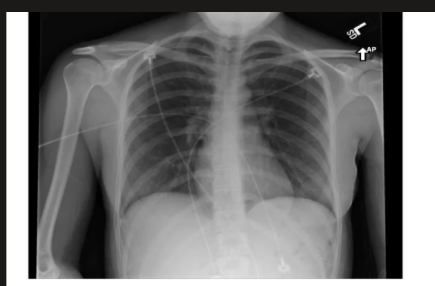
#> input picture data/raw/SCN-343DB260.png, 435 x 286 px
$ python -i modality_detector.py   (imports and definitions only)
#> lines starting #> are read from the running program, lines starting #| are printed output that depends on the picture
import cv2
import numpy as np
from PIL import Image
from typing import Tuple, Dict, Any

class ModalityDetector:
    """
    Identifies the medical image modality based on color distribution,
    aspect ratio, grayscale symmetry, circular mask presence, and anatomical texture.
    """

    @staticmethod
    def detect_modality(image_path: str) -> Tuple[str, float, Dict[str, Any]]:
#> called with image_path = '../../../data/raw/SCN-343DB260.png'
        img = cv2.imread(image_path)
#> img is the input picture: shape (286, 435, 3); mean B, G, R 113, 113, 113.1
        if img is None:
            pil_img = Image.open(image_path).convert("RGB")
            img = cv2.cvtColor(np.array(pil_img), cv2.COLOR_RGB2BGR)

        h, w = img.shape[:2]
#> h = 286; w = 435

        # 1. Color variance check (grayscale vs full color)
        b, g, r = cv2.split(img)
        color_diff = np.mean(np.abs(r.astype(float) - g.astype(float))) + np.mean(np.abs(g.astype(float) - b.astype(float)))
#> color_diff = 0.113
        is_predominantly_grayscale = color_diff < 12.0
#> is_predominantly_grayscale = True

        # 2. Retinal Fundus heuristic (Strong red channel, circular aperture / dark corners)
        gray = cv2.cvtColor(img, cv2.COLOR_BGR2GRAY)
        corner_mean = (float(np.mean(gray[:int(h*0.1), :int(w*0.1)])) +
                       float(np.mean(gray[:int(h*0.1), -int(w*0.1):])) +
                       float(np.mean(gray[-int(h*0.1):, :int(w*0.1)])) +
                       float(np.mean(gray[-int(h*0.1):, -int(w*0.1):]))) / 4.0
#> corner_mean = 148
        center_mean = float(np.mean(gray[int(h*0.3):int(h*0.7), int(w*0.3):int(w*0.7)]))
#> center_mean = 89.91

        r_mean = float(np.mean(r))
#> r_mean = 113.1
        g_mean = float(np.mean(g))
#> g_mean = 113
        b_mean = float(np.mean(b))
#> b_mean = 113

        # Check for Retinal Fundus
        if not is_predominantly_grayscale and r_mean > g_mean * 1.25 and r_mean > b_mean * 1.5:
            if corner_mean < 45.0 and center_mean > 60.0:
                return "Retinal Fundus", 0.94, {
                    "is_grayscale": False,
                    "color_diff": float(round(color_diff, 2)),
                    "red_dominance": float(round(r_mean / (b_mean + 1e-5), 2)),
                    "circular_aperture_detected": True
                }
            return "Skin Lesion", 0.88, {
                "is_grayscale": False,
                "color_diff": float(round(color_diff, 2)),
                "dermatoscopic_features": True
            }

        if not is_predominantly_grayscale:
            # Dermoscopy / Skin Lesion check
            return "Skin Lesion", 0.85, {
                "is_grayscale": False,
                "color_diff": float(round(color_diff, 2)),
                "dermatoscopic_features": True
            }

        # For Grayscale modalities: Chest X-ray, Brain MRI, Bone X-ray
        mid = w // 2
#> mid = 217
        left_half = gray[:, :mid]
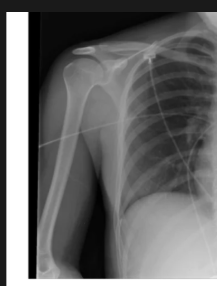
#> left_half: shape (286, 217); min 0, max 255, mean 104.6
        right_half = cv2.flip(gray[:, mid:mid*2], 1)
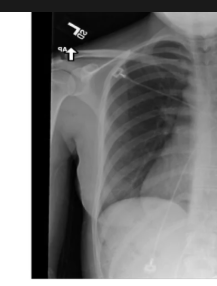
#> right_half: shape (286, 217); min 0, max 255, mean 120.9
        symmetry_diff = float(np.mean(np.abs(left_half.astype(float) - right_half[:, :left_half.shape[1]].astype(float))))
#> symmetry_diff = 40.22

        # Dark lung field detection (two low-intensity lobes separated by mediastinum)
        lung_left = float(np.mean(gray[int(h*0.2):int(h*0.7), int(w*0.15):int(w*0.35)]))
#> lung_left = 106.1
        lung_right = float(np.mean(gray[int(h*0.2):int(h*0.7), int(w*0.65):int(w*0.85)]))
#> lung_right = 98.03
        mediastinum = float(np.mean(gray[int(h*0.2):int(h*0.7), int(w*0.45):int(w*0.55)]))
#> mediastinum = 121.8

        aspect_ratio = float(w / float(h))
#> aspect_ratio = 1.52

        if corner_mean < 30.0 and center_mean > 50.0 and 0.8 <= aspect_ratio <= 1.2 and symmetry_diff < 35.0:
            # Brain MRI (Axial / Coronal scan in black background)
            return "Brain MRI", 0.91, {
                "is_grayscale": True,
                "symmetry_diff": float(round(symmetry_diff, 2)),
                "skull_contour_detected": True,
                "aspect_ratio": float(round(aspect_ratio, 2))
            }

        if mediastinum > lung_left and mediastinum > lung_right and (lung_left < 110.0 or lung_right < 110.0):
            # Typical chest radiograph pattern (dense spine/mediastinum, radiolucent lung fields)
            return "Chest X-ray", 0.92, {
                "is_grayscale": True,
                "bilateral_lung_fields_detected": True,
                "mediastinal_density": float(round(float(mediastinum), 1)),
                "symmetry_diff": float(round(symmetry_diff, 2))
            }

        # High-contrast bone/cortical boundary detection for Bone X-ray
        edges = cv2.Canny(gray, 50, 150)
        edge_density = float(np.sum(edges > 0) / float(h * w))

        if edge_density > 0.05 or symmetry_diff >= 35.0:
            return "Bone X-ray", 0.86, {
                "is_grayscale": True,
                "edge_density": float(round(edge_density, 3)),
                "trabecular_contrast": True
            }

        return "Chest X-ray", 0.78, {
            "is_grayscale": True,
            "fallback_default": True
        }

>>> result = ModalityDetector().detect_modality('../../../data/raw/SCN-343DB260.png')
